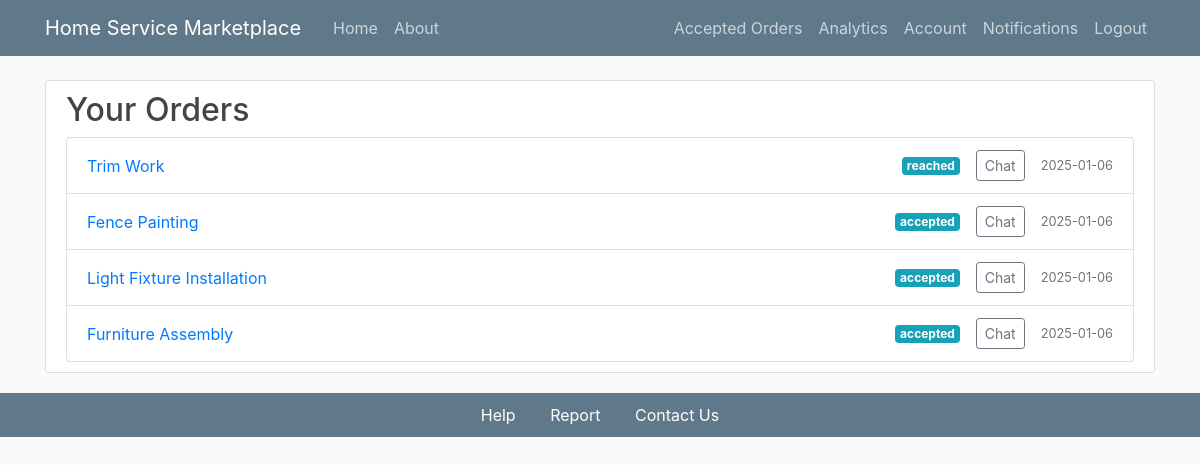
Screenshot of /alluserorders (signed in) with the database file from the repository.
### flaskapp/models.py (models this page shows, shortened)
class Order(db.Model):
    id = db.Column(db.Integer, primary_key=True)
    order_loc = db.Column(db.String(200), nullable=False)
    order_datetime = db.Column(db.DateTime, default=datetime.utcnow)
    status = db.Column(db.Enum(OrderStatus), nullable=False, default=OrderStatus.pending)
    review = db.Column(db.Text, nullable=True)
    rate = db.Column(db.Integer, nullable=True)
    price = db.Column(db.Float, nullable=False)
    notifications = db.Column(db.Enum(NotificationStatus), default=NotificationStatus.not_viewed)
    ser_id = db.Column(db.Integer, db.ForeignKey('service.id'), nullable=False)
    service = db.relationship('Service', backref='service_orders', lazy=True)  # Renamed backref
    customer_id = db.Column(db.Integer, db.ForeignKey('user.id'), nullable=False)
    service_provider_id = db.Column(db.Integer, db.ForeignKey('service_provider.id'), nullable=False)
    latitude = db.Column(db.Float)
    longitude = db.Column(db.Float)

class Service(db.Model):
    id = db.Column(db.Integer, primary_key=True)
    title = db.Column(db.String(100), nullable=False)
    description = db.Column(db.Text, nullable=False)
    date_posted = db.Column(db.DateTime, nullable=False, default=datetime.utcnow)
    user_id = db.Column(db.Integer, db.ForeignKey('user.id'), nullable=False)
    provider_id = db.Column(db.Integer, db.ForeignKey('service_provider.id'), nullable=False)
    ratings = db.Column(db.Integer, nullable=False)
    category_id = db.Column(db.Integer, db.ForeignKey('category.id'), nullable=False)
    duration = db.Column(db.Integer, nullable=False)
    ser_price = db.Column(db.Float, nullable=False)
    orders = db.relationship('Order', backref='linked_service', lazy=True)

### flaskapp/routes.py (the view)
@app.route('/alluserorders')
@login_required
def alluserorders():
    orders = (
        db.session.query(Order, Service)
        .join(Service, Order.ser_id == Service.id)
        .filter(Order.customer_id == current_user.id)
        .all()
    )
    combined_details = [
        {
            'id': order.id,
            'price': order.price,
            'order_datetime': order.order_datetime,
            'status': order.status,
            'service_title': service.title,
        }
        for order, service in orders
    ]
    return render_template('alluserorders.html', orders=combined_details)

### flaskapp/models.py (called while the page is built)
@login_manager.user_loader
def load_user(user_id):
    return User.query.get(int(user_id))

    @property
    def is_service_provider(self):
        return ServiceProvider.query.filter_by(id=self.id).first() is not None

### flaskapp/templates/alluserorders.html (shortened to what this page needs)
{% extends "layout.html" %}
{% block content %}
<div class="content-section">
  <h2>Your Orders</h2>
  {% if orders %}
  <ul class="list-group">
    {% for order in orders %}
    <li
      class="list-group-item d-flex justify-content-between align-items-center"
    >
      <div>
        <a href="{{ url_for('userorderdetails', order_id=order.id) }}">
          {{ order.service_title }}
        </a>
      </div>
      <div class="d-flex align-items-center">
        <span class="badge badge-info">{{ order.status.value }}</span>
        {% if order.status.value in ['accepted', 'on the way', 'reached'] %}
        <a
          href="{{ url_for('chat') }}"
          class="btn btn-sm btn-outline-secondary ml-3"
        >
          Chat
        </a>
        {% endif %}
        <small class="text-muted ml-3">{{ order.order_datetime.strftime('%Y-%m-%d') }}</small>
      </div>
    </li>
    {% endfor %}
  </ul>
  {% else %}
  <p>You have no orders yet.</p>
  {% endif %}
</div>
{% endblock content %}

### flaskapp/static/main.css (style rules this page uses)
body { background: #fafafa; color: #333333; margin-top: 5rem; }
h1, h2, h3, h4, h5, h6 { color: #444444; }
.content-section { background: #ffffff; padding: 10px 20px; border: 1px solid #dddddd; border-radius: 3px; margin-bottom: 20px; }

### flaskapp/templates/layout.html (style rules this page uses)
ul { list-style-type: none; padding: 0; margin: 0; }

### rows the page displays
Order: service_title "Trim Work", status.value "reached", order_datetime "2025-01-06"
Order: service_title "Fence Painting", status.value "accepted", order_datetime "2025-01-06"
Order: service_title "Light Fixture Installation", status.value "accepted", order_datetime "2025-01-06"
Order: service_title "Furniture Assembly", status.value "accepted", order_datetime "2025-01-06"
